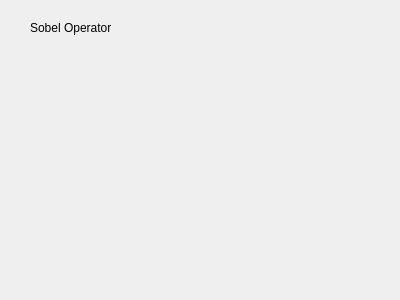
<?xml version="1.0" encoding="UTF-8"?>
<ui version="4.0">
 <class>sobel</class>
 <widget class="QWidget" name="sobel">
  <property name="geometry">
   <rect>
    <x>0</x>
    <y>0</y>
    <width>400</width>
    <height>300</height>
   </rect>
  </property>
  <property name="windowTitle">
   <string>Form</string>
  </property>
  <widget class="QLabel" name="label">
   <property name="geometry">
    <rect>
     <x>30</x>
     <y>20</y>
     <width>81</width>
     <height>16</height>
    </rect>
   </property>
   <property name="text">
    <string>Sobel Operator</string>
   </property>
  </widget>
 </widget>
 <resources/>
 <connections/>
</ui>
